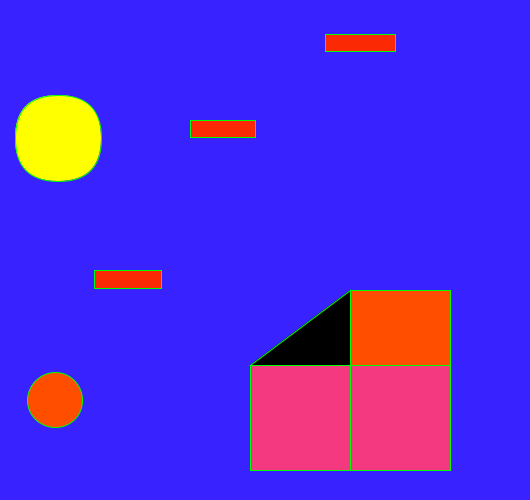
Frame 1 (no input)
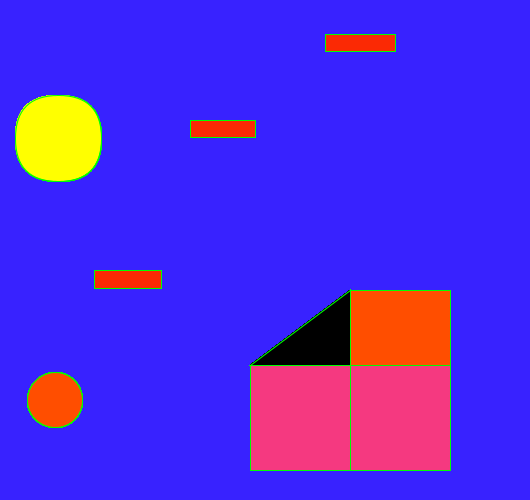
Frame 60 (the mouse pressed at the canvas centre just before this capture)
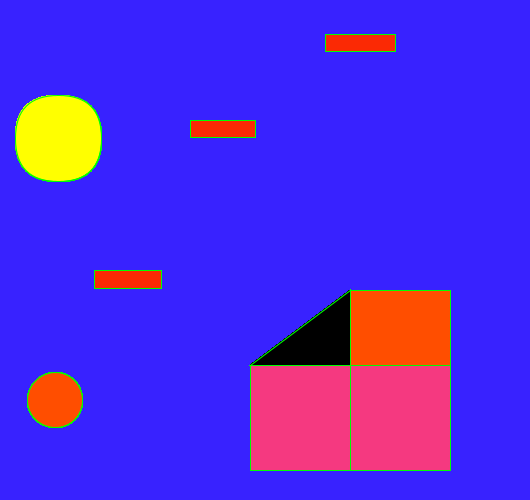
Frame 120 (the mouse held since frame 60 and released just before this capture)

The Processing sketch that drew these frames (run headless with seeded random() and noise(); from frame 60 on, the mouse is pressed at the canvas centre):

// Processing sketch: processing_140280
// ── processing_140280.pde

void setup(){
size(530,500);
background(56,34,278);
}
void draw(){
stroke(0,255,0);  
fill(245,57,128);
rect(250,365,200,105);
fill(255,255,0);
rect(15,95,86,86,68);
fill(0,0,0);
triangle(250,365,350,365,350,290);
line(350,365,350,470);
fill(255,78,0);
rect(350,290,100,75);
ellipse(55,400,55,55);
fill(251,41,4);
rect(94,270,67,18);
rect(190,120,65,17);
rect(325,34,70,17);

}
